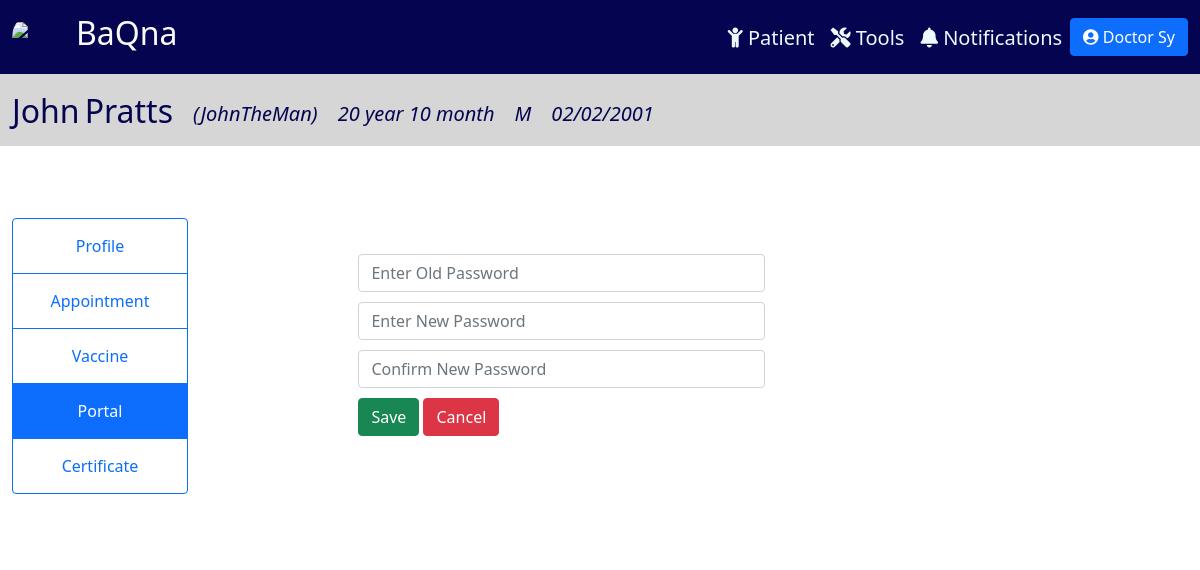
Page /portalEditPass/12 (signed in) on the committed database.
### tracker/models.py (models this page shows, shortened)
class Physician(models.Model):
    CAN_REG = (
        ('Yes', 'Yes'),
        ('No', 'No'),
    )
    user = models.OneToOneField(User, null=True, on_delete=models.CASCADE)
    prefix = models.CharField(max_length=100, null=True, blank=True)
    last_name = models.CharField(max_length=100, null=True)
    first_name = models.CharField(max_length=100, null=True)
    title = models.CharField(max_length=100, null=True, blank=True)
    date_start = models.DateField(null=True, blank=True)
    date_end = models.DateField(null=True, blank=True)
    cell_no = PhoneNumberField(null=True, blank=True)
    doc_type = models.CharField(max_length=100, null=True)
    can_reg = models.CharField(max_length=100, null=True, blank=True, choices=CAN_REG)
    def __str__(self):
        return self.doc_type + " " + self.last_name

class Patient(models.Model):
    SEX = (
        ('M', 'Male'),
        ('F', 'Female'),
    )
    last_name = models.CharField(max_length=100, null=True)
    first_name = models.CharField(max_length=100, null=True)
    middle_name = models.CharField(max_length=100, null=True, blank=True)
    suffix = models.CharField(max_length=2, null=True, blank=True)
    nick_name = models.CharField(max_length=100, null=True, blank=True)
    sex = models.CharField(max_length=1, null=True, choices=SEX)
    birthdate = models.DateField(null=True)
    age = models.CharField(max_length=100, null=True, blank=True)
    attending_doctor = models.ForeignKey(Physician, related_name="docpatient", on_delete=models.CASCADE, null=True)
    cert_date = models.DateField(null=True, blank=True)
    cell_no = PhoneNumberField(null=True, blank=True, validators=[MaxLengthValidator(13)])
    landline = models.CharField(max_length=100, null=True, blank=True)
    email = models.EmailField(max_length=254, null=True, blank=True)
    house_no = models.CharField(max_length=100, null=True, blank=True)
    barangay = models.CharField(max_length=100, null=True, blank=True)
    city = models.CharField(max_length=100, null=True, blank=True)
    region = models.CharField(max_length=100, null=True, blank=True)
    zip = models.IntegerField(null=True, blank=True)
    mfname = models.CharField(max_length=100, null=True, blank=True)
    mlname = models.CharField(max_length=100, null=True, blank=True)
    mcontact = PhoneNumberField(null=True, blank=True)
    memail = models.EmailField(max_length=254, null=True, blank=True)
    ffname = models.CharField(max_length=100, null=True, blank=True)
    flname = models.CharField(max_length=100, null=True, blank=True)
    fcontact = PhoneNumberField(null=True, blank=True)
    femail = models.EmailField(max_length=254, null=True, blank=True)
    c1full_name = models.CharField(max_length=100, null=True, blank=True)
    relation1 = models.CharField(max_length=100, null=True, blank=True)
    c1contact = PhoneNumberField(null=True, blank=True)
    c2full_name = models.CharField(max_length=100, null=True, blank=True)
    relation2 = models.CharField(max_length=100, null=True, blank=True)
    c2contact = PhoneNumberField(null=True, blank=True)

### tracker/views.py (the view, shortened to what this page needs)
# urls.py: path('portalEditPass/<str:pk>', views.portalEditPass, name = 'portalEditPass'),
@login_required(login_url='login')
def portalEditPass(request, pk):
    patient = Patient.objects.get(id=pk)
    try:
        patient_user = PatientUser.objects.get(patient=patient)
    except PatientUser.DoesNotExist:
        patient_user = None
    password_form = PasswordChangeForm(patient_user.user)
    curr_date = datetime.date.today()
    months = curr_date.month - patient.birthdate.month
    years = curr_date.year - patient.birthdate.year
    age = "{} year {} month".format(years, months)
    data = {
        'patient': patient,
        'patient_user': patient_user,
        'password_form': password_form,
        'age': age,
    }
    return render(request, 'tracker/portalEditPass.html', data)

### tracker/templatetags/auth_extras.py (called while the page is built)
@register.filter(name='has_group')
def has_group(user, group_name):
    group = Group.objects.get(name=group_name)
    return True if group in user.groups.all() else False

### tracker/templates/tracker/portalEditPass.html (shortened to what this page needs)
{% include 'tracker/info_header.html' %}
{% block content %}
<div class="container-fluid" style="padding:1%; ">
    <div class="row">
        <div class="col-lg-2" style="background-color: rgb(255, 255, 255); display: flex; justify-content: center; margin-top: 5%;">
            <div class="btn-group-vertical" style="display: block;">
              <a class="btn btn-outline-primary" href="{% url 'patient' patient.id %}">Profile</a>
              <a class="btn btn-outline-primary" href="{% url 'appointment' patient.id %}">Appointment</a>
              <a class="btn btn-outline-primary" href="{% url 'vaccine' patient.id %}">Vaccine</a>
              <a class="btn btn-outline-primary active" href="{% url 'portal' patient.id %}">Portal</a>
              <a class="btn btn-outline-primary" href="{% url 'certificate' patient.id %}">Certificate</a>
            </div>
        </div>
        <div class="col-lg-10" style="background-color: white; padding-top: 8%; padding-bottom: 8%;">
            <div class="portal-fields">
                <div class="col-lg-6" style="margin-left: 15%;">
                  <form action="" method="post">
                    <div class="col-sm-10">
                      <input type="password" name="old_password" autocomplete="new-password"
                                                       class="form-control" required id="id_old_password"
                                                       placeholder="Enter Old Password"/>
                      <input type="password" name="new_password1" autocomplete="new-password"
                                                       class="form-control" required id="id_new_password1"
                                                       placeholder="Enter New Password"/>
                      <input type="password" name="new_password2" autocomplete="new-password"
                                                       required id="id_new_password2" class="form-control"
                                                       placeholder="Confirm New Password"/>
                    </div>
                    <button type="submit" class="btn btn-success">Save</button>
                    <a href="{% url 'portalEdit' patient.id %}" class="btn btn-danger">Cancel</a>
                  </form>
                </div>
            </div>
        </div>
    </div>
</div>
{% endblock content %}

### tracker/templates/tracker/info_header.html
{% extends 'tracker/main.html' %}
{% block content %}
<nav class="navbar navbar-expand-xl" style="background-color: rgb(214, 214, 214);">
    <div class="container-fluid">
      <div class="collapse navbar-collapse me-auto" id="navbarTogglerDemo02">
        <div style="margin-right: auto; margin-top: 10px;">
          <ul class="navbar-nav me-auto mb-2 mb-lg-0 navbar-custom">
            <li class="nav-item" style="margin-right: 5px">
              <h2>{{patient.first_name}}</h2>
            </li>
            <li class="nav-item" style="margin-right: 20px">
              <h2>{{patient.last_name}}</h2>
            </li>
            <li class="nav-item" style="margin-right: 20px">
              <i><h5 style="margin-top: 10px;">({{patient.nick_name}})</h5></i>
            </li>
            <li class="nav-item" style="margin-right: 20px">
              <i><h5 style="margin-top:10px;">{{age}}</h5></i>
            </li>
            <li class="nav-item" style="margin-right: 20px">
              <i><h5 style="margin-top:10px;">{{patient.sex}}</h5></i>
            </li>
            <li class="nav-item" style="margin-right: 20px">
              <i><h5 style="margin-top:10px;">{{patient.birthdate}}</h5></i>
            </li>
          </ul>
        </div>
      </div>
    </div>
</nav>
{% endblock content %}

### tracker/templates/tracker/main.html (shortened to what this page needs)
{% load static %} {% load auth_extras %}
<!DOCTYPE html>
<html lang="en">
<head>
    <link href="https://cdn.jsdelivr.net/npm/bootstrap@5.1.3/dist/css/bootstrap.min.css" rel="stylesheet">
    <link rel="stylesheet" href="https://cdnjs.cloudflare.com/ajax/libs/font-awesome/5.15.3/css/all.min.css" />
    <link rel="stylesheet" href="https://cdnjs.cloudflare.com/ajax/libs/tempusdominus-bootstrap-4/5.1.2/css/tempusdominus-bootstrap-4.min.css" />
</head>
<body>
  <nav class="navbar navbar-expand-xl" style="background-color: rgb(4, 4, 80);color: white;">
    <div class="container-fluid">
      {% if request.user|has_group:'Patient User' %}
        <a href="{% url 'homePatient' %}" class="navbar-brand">
          <div class="logo-image">
            <img src="https://i.ibb.co/drT8m1M/logo.jpg" class="img-fluid">
          </div>
        </a>
        <a href="{% url 'homePatient' %}"><h2 style="float: left; color: #FAFAFA;">BaQna</h2></a>
      {% else %}
        <a href="{% url 'home' %}" class="navbar-brand">
          <div class="logo-image">
            <img src="https://i.ibb.co/drT8m1M/logo.jpg" class="img-fluid">
          </div>
        </a>
        <a href="{% url 'home' %}"><h2 style="float: left; color: #FAFAFA;">BaQna</h2></a>
      {% endif %}
      <div class="collapse navbar-collapse me-auto" id="navbarTogglerDemo02">
        <div style="margin-left: auto;margin-top: 10px;">
          <ul class="navbar-nav me-auto mb-2 mb-lg-0 navbar-custom">
            {% if request.user|has_group:"Doctor" or request.user|has_group:"Admin" %}
            <li class="nav-item" style="margin-left: 15rem;">
              <a class="nav-link" href="{% url 'home' %}"><h5><i class="fas fa-child"></i> Patient</h5></a>
            </li>
            <li class="nav-item">
              <a class="nav-link" href="{% url 'report' %}"><h5><i class="fas fa-tools"></i> Tools</h5></a>
            </li>
            <li class="nav-item">
              <a class="nav-link" href="{% url 'notifs' %}"><h5><i class="fas fa-bell"></i> Notifications</h5></a>
            </li>
            {% endif %}
            <li class="nav-item">
              <div class="dropdown">
                <button class="btn btn-primary" type="button" id="dropdownMenuButton1" data-bs-toggle="dropdown" aria-expanded="false">
                  <i class="fas fa-user-circle"></i>
                  {% if request.user|has_group:'Doctor' %}
                    {{request.user.physician}}
                  {% elif request.user|has_group:'Patient User' %}
                    {{request.user.patientuser}}
                  {% else %}
                    {{request.user}}
                  {% endif %}
                </button>
              </div>
            </li>
          </ul>
        </div>
      </div>
    </div>
  </nav>
  {% block content %}
  {% endblock %}
</body>
</html>

### tracker/templates/tracker/main.html (style rules this page uses)
body { color:rgb(4, 4, 80); }
.navbar-custom a { color: aliceblue; }
.logo-image { width: 48px; height: 48px; border-radius: 50%; overflow: hidden; }
.btn-group-vertical a { padding: 15px; }

### tracker/templates/tracker/portalEditPass.html (style rules this page uses)
.form-control { margin-bottom: 10px; }
.portal-fields .btn { margin-bottom: 10px; }

### rows in the picture
Patient: first_name "John", last_name "Pratts", nick_name "JohnTheMan", sex "M", birthdate "02/02/2001"

### other values in the picture
{{ request.user.physician }} "Doctor Sy"
